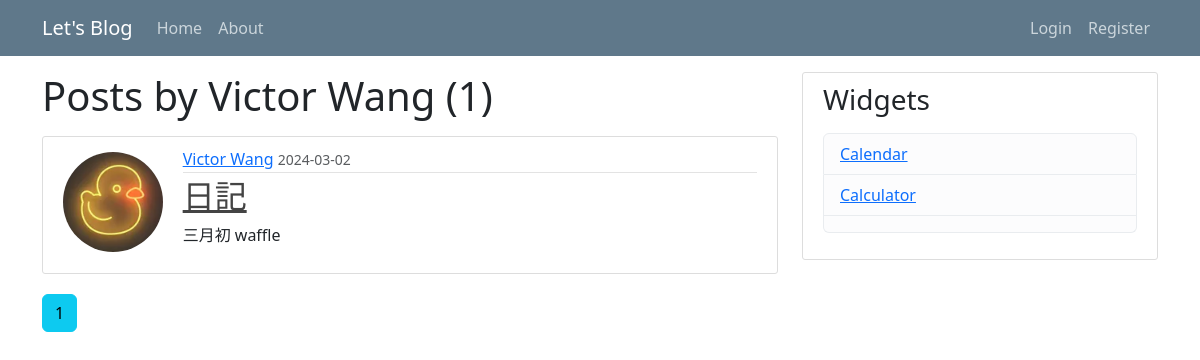
The app's page /user/Victor Wang with its own data.
### flaskblog/models.py (models this page shows, shortened)
class User(db.Model, UserMixin):
    id = db.Column(db.Integer, primary_key=True)
    username = db.Column(db.String(20), unique=True, nullable=False)
    email = db.Column(db.String(120), unique=True, nullable=False)
    image_file = db.Column(db.String(20), nullable=False, default='default.jpg')
    password = db.Column(db.String(60), nullable=False)
    posts = db.relationship('Post', backref='author', lazy=True)
    comments = db.relationship('Comment', backref='author', lazy=True)

class Post(db.Model):
    id = db.Column(db.Integer, primary_key=True)
    title = db.Column(db.String(100), nullable=False)
    date_posted = db.Column(db.DateTime, nullable=False, default=datetime.utcnow)
    content = db.Column(db.Text, nullable=False)
    user_id = db.Column(db.Integer, db.ForeignKey('user.id'), nullable=False)
    comments = db.relationship('Comment', backref='post', lazy=True, cascade="all, delete-orphan")

### flaskblog/routes.py (the view)
@app.route("/user/<string:username>")
def user_post(username):
    page = request.args.get('page', 1, type=int)
    user = User.query.filter_by(username=username).first_or_404()
    posts = Post.query.filter_by(author=user).order_by(desc(Post.id)).paginate(page=page, per_page=5)
    return render_template('user_post.html', posts=posts, user=user)

### flaskblog/templates/user_post.html
{% extends 'layout.html' %}
{% block content %}
<h1 class="mb-3">Posts by {{ user.username }} ({{ posts.total }})</h1>
{% for post in posts.items %}
<article class="media content-section">
    <div class="row align-items-start">
        <div class="col-md-2 text-center align-self-start">
            <img class="rounded-circle article-img"
                src="{{ url_for('static', filename='profile_pics/' + post.author.image_file) }}"
                style="width: 100px; height: 100px; margin-top: 5px;">
        </div>
        <div class="col-md-10">
            <div class="media-body">
                <div class="article-metadata">
                    <a class="mr-2" href="{{ url_for('user_post', username=post.author.username) }}">{{
                        post.author.username
                        }}</a>
                    <small class="text-muted">{{ post.date_posted.strftime('%Y-%m-%d') }}</small>
                </div>
                <h2><a class="article-title" href="{{ url_for('post', post_id=post.id) }}">{{ post.title }}</a></h2>
                {% if post.content|length > 500 %}
                <p class="article-content" style="max-width: 100%; overflow-wrap: break-word;">{{ post.content[:500]
                    }}...</p>
                <a href="{{ url_for('post', post_id=post.id) }}">Read more</a>
                {% else %}
                <p class="article-content" style="max-width: 100%; overflow-wrap: break-word;">{{ post.content }}</p>
                {% endif %}
            </div>
        </div>
    </div>
</article>
{% endfor %}
{% for page_num in posts.iter_pages(left_edge=1, right_edge=1, left_current=1, right_current=2) %}
{% if page_num %}
{% if posts.page == page_num %}
<a class="btn btn-info mb-4" href="{{ url_for('user_post', username=user.username, page=page_num) }}">{{ page_num }}</a>
{% else %}
<a class="btn btn-outline-info mb-4" href="{{ url_for('user_post', username=user.username, page=page_num) }}">{{
    page_num }}</a>
{% endif %}
{% else %}
...
{% endif %}
{% endfor %}
{% endblock content %}

### flaskblog/static/main.css (style rules this page uses)
body { background: #fafafa; color: #333333; margin-top: 5rem; }
h1, h2, h3, h4, h5, h6 { color: #444444; }
.content-section { background: #ffffff; padding: 10px 20px; border: 1px solid #dddddd; border-radius: 3px; margin-bottom: 20px; }
.article-title { color: #444444; }
.article-content { white-space: pre-line; }
.article-img { height: 65px; width: 65px; margin-right: 16px; }
.article-metadata { padding-bottom: 1px; margin-bottom: 4px; border-bottom: 1px solid #e3e3e3 }

### records on screen
User: username "Victor Wang"
Post: image_file (picture), author.username "Victor Wang", date_posted "2024-03-02", title "日記", content "三月初 waffle"

### other values on screen
{{ posts.total }} "1"
{{ page_num }} "1"
